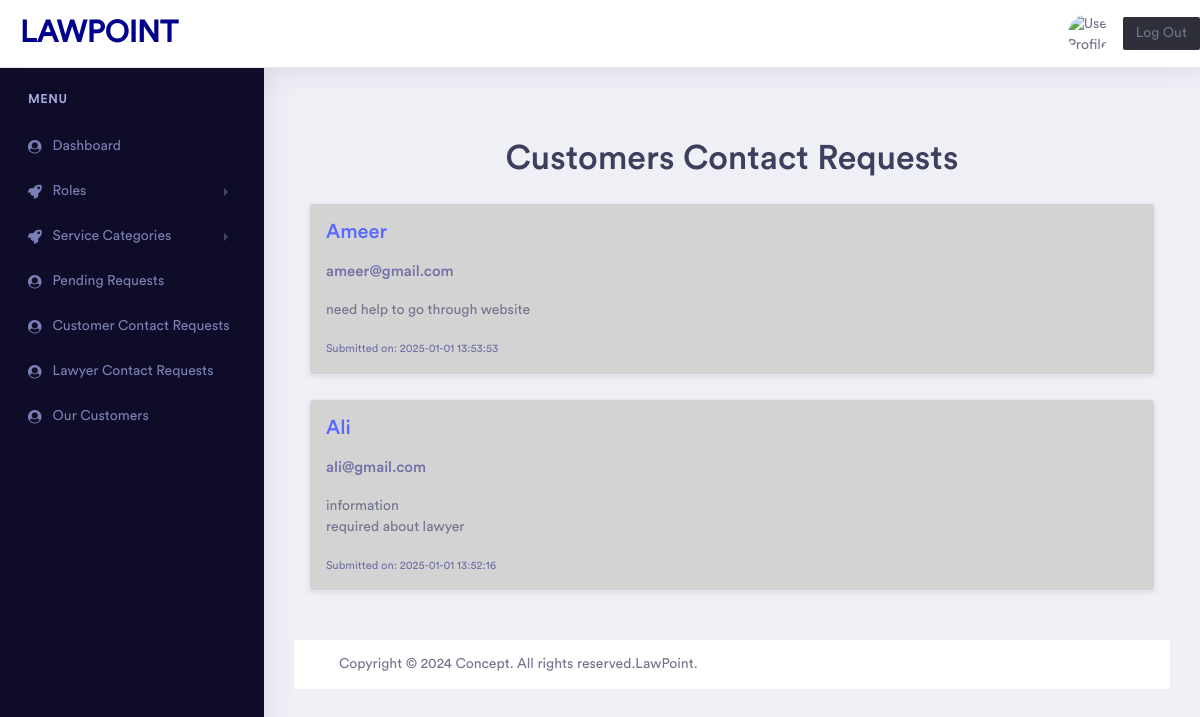
The app's page /Admin/customercontactRequests.php with its own data.
### tables this page shows
CREATE TABLE `contact_form` (
  `contact_form_id` int(11) NOT NULL,
  `name` varchar(255) NOT NULL,
  `email` varchar(255) NOT NULL,
  `subject` varchar(255) NOT NULL,
  `contact` int(11) NOT NULL,
  `message` text NOT NULL,
  `date_submitted` datetime NOT NULL DEFAULT current_timestamp()
);

### Admin/customercontactRequests.php (the view, shortened to what this page needs)
<?php
include("header.php");
$contact = "SELECT * FROM `contact_form` ORDER BY date_submitted DESC";
$result = mysqli_query($connect, $contact);
?>
<div class="container my-5">
    <h1 class="text-center mb-4">Customers Contact Requests</h1>
    <?php if ($result->num_rows > 0) { ?>
        <div class="contact-requests">
            <?php while ($row = $result->fetch_assoc()) { ?>
                <div class="mb-4 p-3 border rounded shadow-sm" style="background-color: lightgrey;">
                    <h3 class="text-primary text-break text-capitalize"><?php echo htmlspecialchars($row['name']); ?></h3>
                    <h5 class="text-muted text-break"><?php echo htmlspecialchars($row['email']); ?></h5>
                    <p class="text-break"><?php echo nl2br(htmlspecialchars($row['message'])); ?></p>
                    <small class="text-muted d-block">Submitted on: <?php echo $row['date_submitted']; ?></small>
                </div>
            <?php } ?>
        </div>
    <?php } else { ?>
        <p class="text-center">No contact requests found.</p>
    <?php } ?>
</div>
<?php
include("footer.php");
?>

### records on screen
contact_form: name "Ameer", email "ameer@gmail.com", message "need help to go through website", date_submitted "2025-01-01 13:53:53"
contact_form: name "Ali", email "ali@gmail.com", message "information required about lawyer", date_submitted "2025-01-01 13:52:16"
